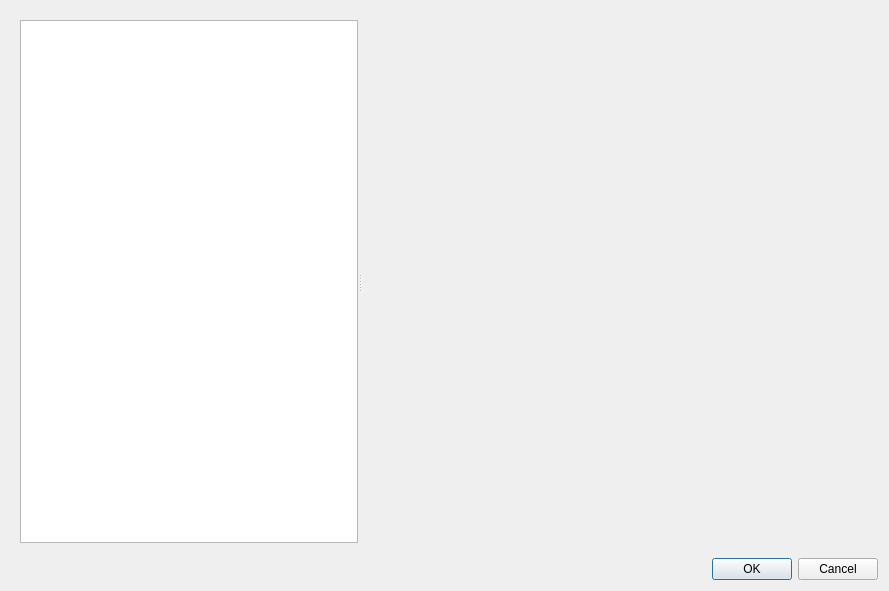
<?xml version="1.0" encoding="UTF-8"?>
<ui version="4.0">
 <class>SetupDialog</class>
 <widget class="QDialog" name="SetupDialog">
  <property name="geometry">
   <rect>
    <x>0</x>
    <y>0</y>
    <width>889</width>
    <height>591</height>
   </rect>
  </property>
  <property name="windowTitle">
   <string>Measurement Setup</string>
  </property>
  <layout class="QVBoxLayout" name="verticalLayout">
   <item>
    <widget class="QWidget" name="widget" native="true">
     <layout class="QVBoxLayout" name="verticalLayout_2">
      <item>
       <widget class="QSplitter" name="splitter">
        <property name="orientation">
         <enum>Qt::Horizontal</enum>
        </property>
        <widget class="QTreeView" name="treeView">
         <property name="sizePolicy">
          <sizepolicy hsizetype="Expanding" vsizetype="Expanding">
           <horstretch>2</horstretch>
           <verstretch>0</verstretch>
          </sizepolicy>
         </property>
         <property name="contextMenuPolicy">
          <enum>Qt::CustomContextMenu</enum>
         </property>
         <property name="selectionMode">
          <enum>QAbstractItemView::SingleSelection</enum>
         </property>
         <property name="uniformRowHeights">
          <bool>true</bool>
         </property>
         <attribute name="headerVisible">
          <bool>false</bool>
         </attribute>
        </widget>
        <widget class="QStackedWidget" name="stackedWidget">
         <property name="sizePolicy">
          <sizepolicy hsizetype="Preferred" vsizetype="Preferred">
           <horstretch>3</horstretch>
           <verstretch>0</verstretch>
          </sizepolicy>
         </property>
         <property name="currentIndex">
          <number>0</number>
         </property>
         <widget class="QWidget" name="emptyPage"/>
         <widget class="QWidget" name="networkPage">
          <layout class="QFormLayout" name="formLayout">
           <item row="0" column="0">
            <widget class="QLabel" name="label">
             <property name="text">
              <string>Network name:</string>
             </property>
            </widget>
           </item>
           <item row="0" column="1">
            <widget class="QLineEdit" name="edNetworkName"/>
           </item>
          </layout>
         </widget>
         <widget class="QWidget" name="interfacesPage">
          <layout class="QVBoxLayout" name="verticalLayout_3">
           <property name="leftMargin">
            <number>0</number>
           </property>
           <property name="topMargin">
            <number>0</number>
           </property>
           <property name="rightMargin">
            <number>0</number>
           </property>
           <property name="bottomMargin">
            <number>0</number>
           </property>
           <item>
            <widget class="QLabel" name="label_2">
             <property name="text">
              <string>CAN interfaces assigned to this network:</string>
             </property>
            </widget>
           </item>
           <item>
            <widget class="QTreeView" name="interfacesTreeView"/>
           </item>
           <item>
            <widget class="QWidget" name="widget_2" native="true">
             <layout class="QHBoxLayout" name="horizontalLayout">
              <property name="leftMargin">
               <number>0</number>
              </property>
              <property name="topMargin">
               <number>0</number>
              </property>
              <property name="rightMargin">
               <number>0</number>
              </property>
              <property name="bottomMargin">
               <number>0</number>
              </property>
              <item>
               <widget class="QPushButton" name="btAddInterface">
                <property name="text">
                 <string>add &amp;interface...</string>
                </property>
               </widget>
              </item>
              <item>
               <widget class="QPushButton" name="btRemoveInterface">
                <property name="text">
                 <string>&amp;remove interface</string>
                </property>
               </widget>
              </item>
             </layout>
            </widget>
           </item>
          </layout>
         </widget>
         <widget class="QWidget" name="candbsPage">
          <layout class="QVBoxLayout" name="verticalLayout_4">
           <property name="leftMargin">
            <number>0</number>
           </property>
           <property name="topMargin">
            <number>0</number>
           </property>
           <property name="rightMargin">
            <number>0</number>
           </property>
           <property name="bottomMargin">
            <number>0</number>
           </property>
           <item>
            <widget class="QTreeView" name="candbsTreeView">
             <property name="alternatingRowColors">
              <bool>false</bool>
             </property>
             <property name="uniformRowHeights">
              <bool>false</bool>
             </property>
            </widget>
           </item>
           <item>
            <widget class="QWidget" name="widget_3" native="true">
             <layout class="QHBoxLayout" name="horizontalLayout_2">
              <property name="leftMargin">
               <number>0</number>
              </property>
              <property name="topMargin">
               <number>0</number>
              </property>
              <property name="rightMargin">
               <number>0</number>
              </property>
              <property name="bottomMargin">
               <number>0</number>
              </property>
              <item>
               <widget class="QPushButton" name="btAddDatabase">
                <property name="text">
                 <string>add &amp;database...</string>
                </property>
               </widget>
              </item>
              <item>
               <widget class="QPushButton" name="btRemoveDatabase">
                <property name="text">
                 <string>&amp;remove database</string>
                </property>
               </widget>
              </item>
             </layout>
            </widget>
           </item>
          </layout>
         </widget>
        </widget>
       </widget>
      </item>
     </layout>
    </widget>
   </item>
   <item>
    <widget class="QDialogButtonBox" name="buttonBox">
     <property name="orientation">
      <enum>Qt::Horizontal</enum>
     </property>
     <property name="standardButtons">
      <set>QDialogButtonBox::Cancel|QDialogButtonBox::Ok</set>
     </property>
    </widget>
   </item>
  </layout>
 </widget>
 <resources/>
 <connections>
  <connection>
   <sender>buttonBox</sender>
   <signal>accepted()</signal>
   <receiver>SetupDialog</receiver>
   <slot>accept()</slot>
   <hints>
    <hint type="sourcelabel">
     <x>257</x>
     <y>581</y>
    </hint>
    <hint type="destinationlabel">
     <x>157</x>
     <y>274</y>
    </hint>
   </hints>
  </connection>
  <connection>
   <sender>buttonBox</sender>
   <signal>rejected()</signal>
   <receiver>SetupDialog</receiver>
   <slot>reject()</slot>
   <hints>
    <hint type="sourcelabel">
     <x>325</x>
     <y>581</y>
    </hint>
    <hint type="destinationlabel">
     <x>286</x>
     <y>274</y>
    </hint>
   </hints>
  </connection>
 </connections>
</ui>
